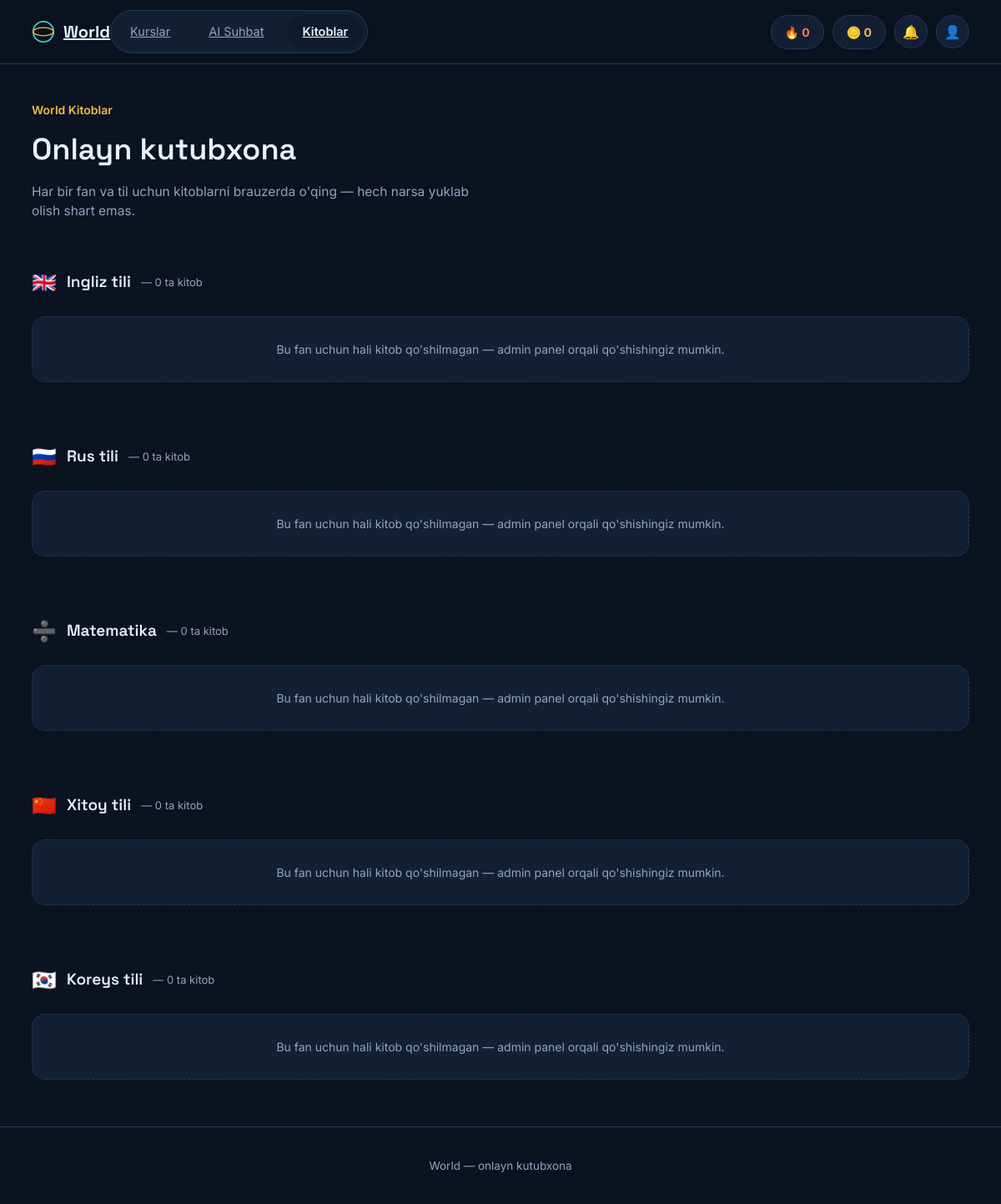
The page /books/ on the database its author committed.
### courses/models.py (models this page shows, shortened)
class Course(models.Model):
    name = models.CharField('Nomi', max_length=100)
    slug = models.SlugField('Slug', unique=True, help_text="Masalan: english, russian, math, chinese, korean")
    icon_emoji = models.CharField('Belgi (emoji)', max_length=10, blank=True, default='📘')
    description = models.TextField('Tavsif', blank=True)
    order = models.PositiveIntegerField('Tartib', default=0)
    is_active = models.BooleanField('Faol', default=True)
    class Meta:
        verbose_name = 'Kurs'
        verbose_name_plural = 'Kurslar'
        ordering = ['order', 'name']

### courses/views.py (the view)
# urls.py: path('books/', books_view, name='books'),
def books_view(request):
    courses = Course.objects.filter(is_active=True).prefetch_related('books')
    return render(request, 'books.html', {'courses': courses})

### templates/books.html (shortened to what this page needs)
<!DOCTYPE html>
<html lang="uz">
<head>
</head>
<body>
<nav>
  <div class="wrap">
    <div class="logo"><a href="/">
      <svg viewBox="0 0 32 32" fill="none"><circle cx="16" cy="16" r="14" stroke="#33D6C0" stroke-width="2"/><ellipse cx="16" cy="16" rx="14" ry="5.5" stroke="#F2B84B" stroke-width="1.4"/></svg>
      World
    </a></div>
    <div class="nav-links">
      <a href="/">Kurslar</a>
      <a href="/ai-chat/">AI Suhbat</a>
      <a href="/books/" class="active">Kitoblar</a>
    </div>
    <div class="nav-right">
      <div class="pill streak">🔥 0</div>
      <div class="pill coin">🪙 0</div>
      <div class="icon-btn">🔔</div>
      <div class="icon-btn">👤</div>
    </div>
  </div>
</nav>
<div class="wrap">
  <div class="page-head">
    <div class="kicker">World Kitoblar</div>
    <h1>Onlayn kutubxona</h1>
    <p>Har bir fan va til uchun kitoblarni brauzerda o'qing — hech narsa yuklab olish shart emas.</p>
  </div>
  {% for course in courses %}
  <div class="subject">
    <div class="subject-head">
      <span class="flag">{{ course.icon_emoji }}</span>
      <h2>{{ course.name }}</h2>
      <span class="count">— {{ course.books.count }} ta kitob</span>
    </div>
    {% if course.books.all %}
    <div class="grid">
      {% for book in course.books.all %}
      <div class="book">
        <div class="book-cover" style="background:linear-gradient(135deg,#33D6C0,#1c8f80);">
          {% if book.cover_image %}
            <img src="{{ book.cover_image.url }}" alt="{{ book.title }}" style="width:100%;height:100%;object-fit:cover;">
          {% else %}
            {{ book.title }}
          {% endif %}
        </div>
        <div class="book-body">
          <h3>{{ book.title }}</h3>
          <div class="book-price-row">
            <span class="price">${{ book.price_usd|floatformat:0 }}</span>
            <span class="buy">Onlayn o'qish</span>
          </div>
        </div>
      </div>
      {% endfor %}
    </div>
    {% else %}
      <div class="empty-subject">Bu fan uchun hali kitob qo'shilmagan — admin panel orqali qo'shishingiz mumkin.</div>
    {% endif %}
  </div>
  {% endfor %}
</div>
<footer>World — onlayn kutubxona</footer>
</body>
</html>

### templates/books.html (style rules this page uses)
:root { --bg:#0B1220; --bg-soft:#0F1A2E; --surface:#131F35; --surface-2:#182647; --line:#24365A; --text:#EAF0FA; --text-dim:#93A3BE; --cyan:#33D6C0; --gold:#F2B84B; --coral:#FF7A59; --violet:#8B93F5; }
* { box-sizing:border-box; margin:0; padding:0; }
body { background:var(--bg); color:var(--text); font-family:'Inter',sans-serif; line-height:1.5; }
h1,h2,h3 { font-family:'Space Grotesk',sans-serif; font-weight:600; }
.wrap { max-width:1180px; margin:0 auto; padding:0 28px; }
nav { position:sticky; top:0; z-index:50; background:rgba(11,18,32,0.92); backdrop-filter:blur(10px); border-bottom:1px solid var(--line); }
nav .wrap { display:flex; align-items:center; justify-content:space-between; height:76px; }
.logo { display:flex; align-items:center; gap:10px; font-size:20px; font-weight:700; font-family:'Space Grotesk'; }
.logo a { display:flex; align-items:center; gap:10px; color:var(--text); }
.logo svg { width:28px;height:28px; }
.nav-links { display:flex; gap:10px; background:var(--surface); border:1px solid var(--line); border-radius:999px; padding:5px; }
.nav-links a { padding:9px 18px; border-radius:999px; font-size:14.5px; color:var(--text-dim); }
.nav-links a.active { background:var(--bg-soft); color:var(--text); font-weight:600; }
.nav-right { display:flex; align-items:center; gap:10px; margin-left:auto; }
.pill { display:flex; align-items:center; gap:7px; background:var(--surface); border:1px solid var(--line); border-radius:999px; padding:9px 16px; font-size:14px; font-weight:700; }
.pill.streak { color:var(--coral); }
.pill.coin { color:var(--gold); }
.icon-btn { width:40px;height:40px; border-radius:50%; background:var(--surface); border:1px solid var(--line); display:flex; align-items:center; justify-content:center; font-size:16px; }
.page-head { padding:44px 0 20px; }
.kicker { font-size:14px; color:var(--gold); font-weight:600; margin-bottom:10px; }
.page-head h1 { font-size:clamp(26px,3.4vw,36px); margin-bottom:12px; }
.page-head p { color:var(--text-dim); max-width:540px; font-size:15.5px; }
.subject { padding:36px 0; }
.subject-head { display:flex; align-items:center; gap:12px; margin-bottom:22px; }
.subject-head .flag { font-size:24px; }
.subject-head h2 { font-size:19px; }
.subject-head span.count { font-size:13px; color:var(--text-dim); }
.empty-subject { background:var(--surface); border:1px dashed var(--line); border-radius:16px; padding:28px; text-align:center; color:var(--text-dim); font-size:14px; }
footer { border-top:1px solid var(--line); padding:36px 0; margin-top:20px; text-align:center; color:var(--text-dim); font-size:13.5px; }

### rows shown on the page
Course: icon_emoji "🇬🇧", name "Ingliz tili", books.count "0", shows "Bu fan uchun hali kitob qo'shilmagan — admin panel orqali qo'shishingiz mumkin."
Course: icon_emoji "🇷🇺", name "Rus tili", books.count "0", shows "Bu fan uchun hali kitob qo'shilmagan — admin panel orqali qo'shishingiz mumkin."
Course: icon_emoji "➗", name "Matematika", books.count "0", shows "Bu fan uchun hali kitob qo'shilmagan — admin panel orqali qo'shishingiz mumkin."
Course: icon_emoji "🇨🇳", name "Xitoy tili", books.count "0", shows "Bu fan uchun hali kitob qo'shilmagan — admin panel orqali qo'shishingiz mumkin."
Course: icon_emoji "🇰🇷", name "Koreys tili", books.count "0", shows "Bu fan uchun hali kitob qo'shilmagan — admin panel orqali qo'shishingiz mumkin."
